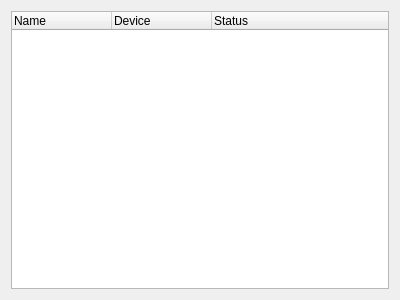
<?xml version="1.0" encoding="UTF-8"?>
<ui version="4.0">
 <class>KeyMonDialog</class>
 <widget class="QWidget" name="KeyMonDialog">
  <property name="geometry">
   <rect>
    <x>0</x>
    <y>0</y>
    <width>400</width>
    <height>300</height>
   </rect>
  </property>
  <property name="windowTitle">
   <string notr="true"/>
  </property>
  <layout class="QVBoxLayout" name="verticalLayout">
   <item>
    <widget class="QTreeWidget" name="treeWidget">
     <property name="editTriggers">
      <set>QAbstractItemView::NoEditTriggers</set>
     </property>
     <property name="alternatingRowColors">
      <bool>true</bool>
     </property>
     <column>
      <property name="text">
       <string>Name</string>
      </property>
     </column>
     <column>
      <property name="text">
       <string>Device</string>
      </property>
     </column>
     <column>
      <property name="text">
       <string>Status</string>
      </property>
     </column>
    </widget>
   </item>
  </layout>
 </widget>
 <resources/>
 <connections/>
</ui>
